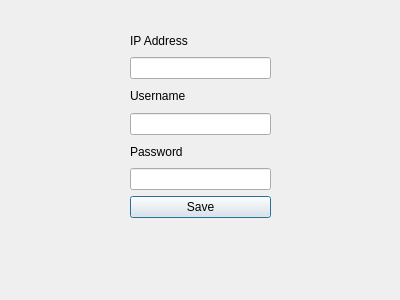
<?xml version="1.0" encoding="UTF-8"?>
<ui version="4.0">
 <class>SetComputerInfo</class>
 <widget class="QDialog" name="SetComputerInfo">
  <property name="geometry">
   <rect>
    <x>0</x>
    <y>0</y>
    <width>400</width>
    <height>300</height>
   </rect>
  </property>
  <property name="windowTitle">
   <string>Set Computer Info</string>
  </property>
  <widget class="QWidget" name="">
   <property name="geometry">
    <rect>
     <x>130</x>
     <y>30</y>
     <width>141</width>
     <height>188</height>
    </rect>
   </property>
   <layout class="QVBoxLayout" name="verticalLayout_2">
    <item>
     <layout class="QVBoxLayout" name="verticalLayout">
      <item>
       <widget class="QLabel" name="label">
        <property name="text">
         <string>IP Address</string>
        </property>
       </widget>
      </item>
      <item>
       <widget class="QLineEdit" name="lineEdit"/>
      </item>
      <item>
       <widget class="QLabel" name="label_2">
        <property name="text">
         <string>Username</string>
        </property>
       </widget>
      </item>
      <item>
       <widget class="QLineEdit" name="lineEdit_2"/>
      </item>
      <item>
       <widget class="QLabel" name="label_3">
        <property name="text">
         <string>Password</string>
        </property>
       </widget>
      </item>
      <item>
       <widget class="QLineEdit" name="lineEdit_3"/>
      </item>
     </layout>
    </item>
    <item>
     <widget class="QPushButton" name="pushButton">
      <property name="text">
       <string>Save</string>
      </property>
     </widget>
    </item>
   </layout>
  </widget>
 </widget>
 <resources/>
 <connections/>
</ui>
